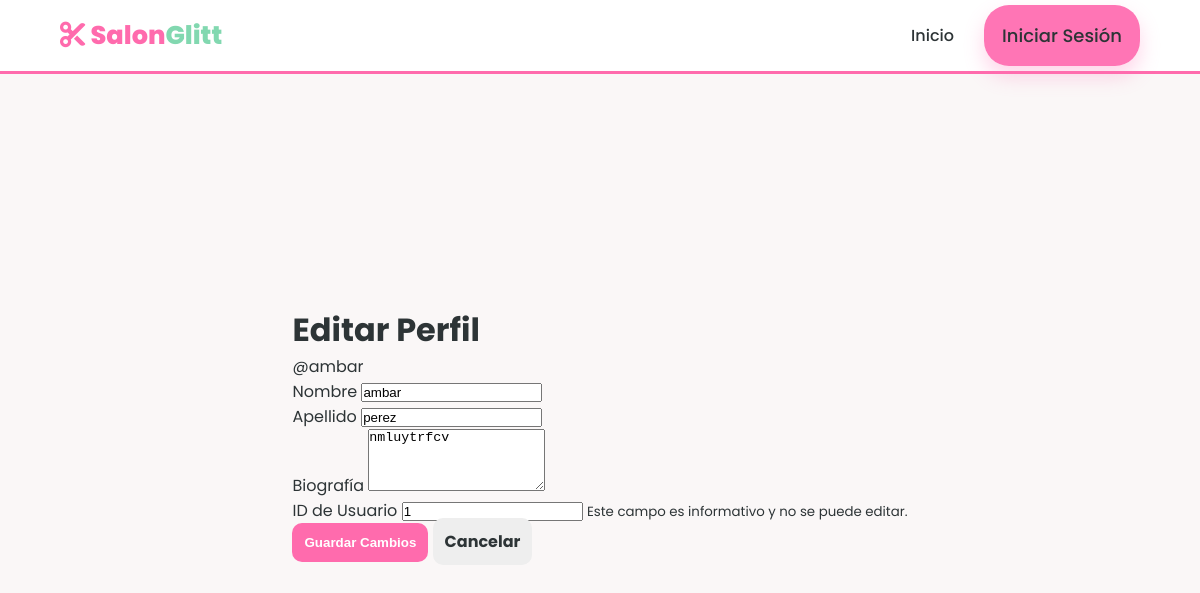
Page /perfil/edit/1 on the earlier database version.
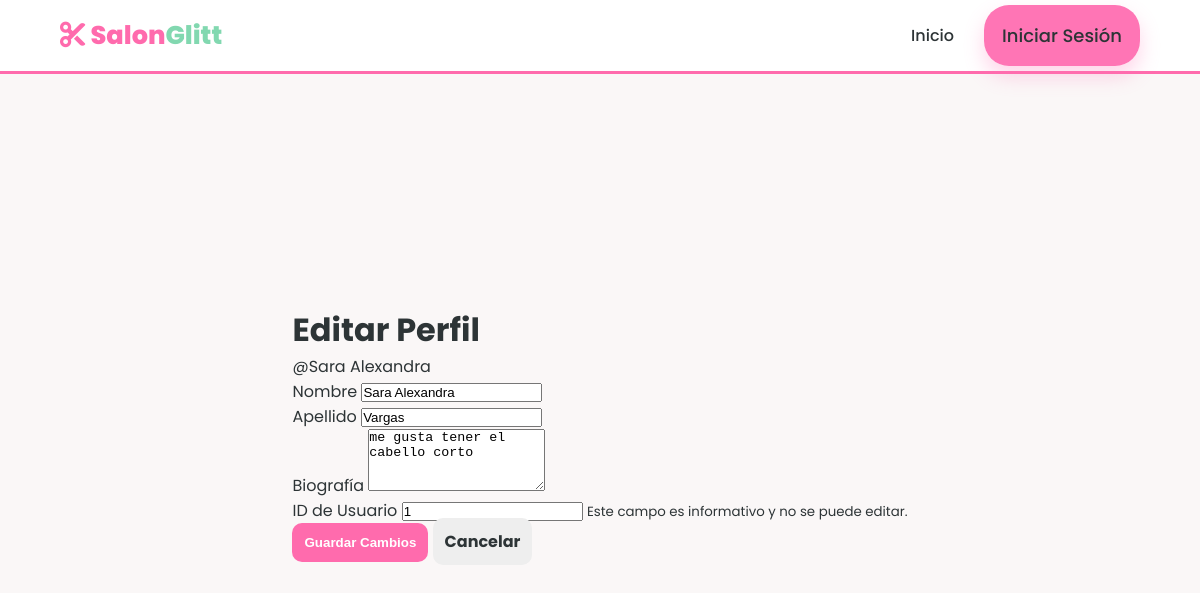
Same page on the later database version.
### app/models/usuario.py (models this page shows, shortened)
class User(db.Model, UserMixin):
    __tablename__='usuario'
    idusuario = db.Column(db.Integer, primary_key=True)
    nombreuser = db.Column(db.String(100), unique=True, nullable=False)
    email = db.Column(db.String(100), unique=True, nullable=False)
    password_hash = db.Column(db.String(250), nullable=False)
    telefono = db.Column(db.String(20), nullable=True)
    rol = db.Column(db.String(20), nullable=False, default='cliente')
    citas = db.relationship('Citas', backref='cliente', lazy=True)
    perfil_asociado = db.relationship('Perfil', back_populates='user', uselist=False)
    agenda = db.relationship('Agenda', back_populates='usuario', uselist=False)
    recordatorios = db.relationship('Recordatorios', backref='cliente', lazy=True)

### app/models/perfil.py (models this page shows, shortened)
class Perfil(db.Model):
    __tablename__ = 'perfiles'
    id = db.Column(db.Integer, primary_key=True)
    nombre = db.Column(db.String(50), nullable=False)
    apellido = db.Column(db.String(50), nullable=True)
    bio = db.Column(db.Text, nullable=True)
    idusuario = db.Column(db.Integer, db.ForeignKey('usuario.idusuario'), nullable=False, unique=True)
    user = db.relationship('User', back_populates='perfil_asociado')

### app/routes/perfil_route.py (the view, shortened to what this page needs)
@bp.route('/edit/<int:id>', methods=['GET', 'POST'])
def edit(id):
    perfil = Perfil.query.get_or_404(id)
    return render_template('perfil/edit.html', perfil=perfil)

### app/templates/perfil/edit.html
{% extends "base.html" %}
{% block body_class %}profile-page{% endblock %}
{% block extra_css %}
<link rel="stylesheet" href="{{ url_for('static', filename='css/perfil.css') }}">
{% endblock %}
{% block content %}
<div class="profile-container">
    <div class="profile-card">
        <header class="profile-card__header">
            <h1 class="profile-card__title">Editar Perfil</h1>
            <p class="profile-card__subtitle">@{{ perfil.user.nombreuser }}</p>
        </header>
        <form method="POST" class="profile-form">
            <div class="profile-form__group">
                <label for="nombre" class="profile-form__label">Nombre</label>
                <input type="text" name="nombre" id="nombre"
                       class="profile-form__input"
                       value="{{ perfil.nombre }}" required>
            </div>
            <div class="profile-form__group">
                <label for="apellido" class="profile-form__label">Apellido</label>
                <input type="text" name="apellido" id="apellido"
                       class="profile-form__input"
                       value="{{ perfil.apellido }}">
            </div>
            <div class="profile-form__group">
                <label for="bio" class="profile-form__label">Biografía</label>
                <textarea name="bio" id="bio"
                          class="profile-form__textarea"
                          rows="4">{{ perfil.bio }}</textarea>
            </div>
            <div class="profile-form__group">
                <label class="profile-form__label profile-form__label--disabled">ID de Usuario</label>
                <input type="text" class="profile-form__input profile-form__input--readonly"
                       value="{{ perfil.idusuario }}" readonly>
                <small class="profile-form__help">Este campo es informativo y no se puede editar.</small>
            </div>
            <div class="profile-form__actions">
                <button type="submit" class="btn-submit">Guardar Cambios</button>
                <a href="{{ url_for('perfil.perfil_usuario') }}" class="btn-cancel">Cancelar</a>
            </div>
        </form>
    </div>
</div>
{% endblock %}

### app/templates/base.html (shortened to what this page needs)
<!DOCTYPE html>
<html lang="es">
<head>
    <link rel="stylesheet" href="https://cdnjs.cloudflare.com/ajax/libs/font-awesome/6.0.0/css/all.min.css">
    <link rel="stylesheet" href="{{ url_for('static', filename='css/style.css') }}">
    {% block extra_css %}{% endblock %}
</head>
<body class="{% block body_class %}{% endblock %}">
    <header class="main-header">
        <nav class="nav-container">
            <div class="nav-logo">
             <a href="{{ url_for('user.inicio') }}">
                    <i class="fas fa-scissors"></i> Salon<span>Glitt</span>
                </a>
            </div>
            <ul class="nav-links">
                <li><a href="{{ url_for('user.inicio') }}">Inicio</a></li>
                {% if current_user.is_authenticated %}
                    <li><a href="{{ url_for('auth.logout') }}">Cerrar Sesión</a></li>
                {% else %}
                    <li><a href="{{ url_for('auth.login') }}" class="btn-login">Iniciar Sesión</a></li>
                {% endif %}
            </ul>
        </nav>
    </header>
    <main class="content-wrapper">
        {% block content %}{% endblock %}
    </main>
</body>
</html>

### app/static/css/style.css (style rules this page uses)
:root { --primary-color: #ff6bad; --secondary-color: #f8a5c2; --accent-color: #82d8b0; --dark-text: #2d3436; --light-bg: #fff5f8; --white: #ffffff; }
* { margin: 0; padding: 0; box-sizing: border-box; }
html, body { height: 100%; font-family: 'Segoe UI', Tahoma, Geneva, Verdana, sans-serif; background-color: var(--light-bg); color: var(--dark-text); }
.nav-container { background: var(--white); padding: 1rem 5%; display: flex; justify-content: space-between; align-items: center; box-shadow: 0 4px 12px rgba(255, 107, 173, 0.1); border-bottom: 3px solid var(--primary-color); }
.nav-logo a { text-decoration: none; font-size: 1.6rem; font-weight: 800; color: var(--primary-color); }
.nav-logo span { color: var(--accent-color); }
.nav-links { list-style: none; display: flex; gap: 30px; align-items: center; }
.nav-links a { text-decoration: none; color: var(--dark-text); font-weight: 500; transition: 0.3s; }
.login-form__button, .btn-login { width: 100%; padding: 18px; background: #ff75b5; color: white; border: none; border-radius: 25px; font-weight: bold; font-size: 18px; cursor: pointer; box-shadow: 0 10px 20px rgba(255, 117, 181, 0.3); margin-top: 10px; }
.btn-submit { flex: 2; background: var(--primary-color); color: white; border: none; padding: 12px; border-radius: 10px; font-weight: bold; cursor: pointer; transition: background 0.3s; }
.btn-cancel { flex: 1; text-align: center; background: #eee; color: var(--dark-text); text-decoration: none; padding: 12px; border-radius: 10px; font-weight: bold; line-height: 1.5; }

### app/static/css/perfil.css (style rules this page uses)
body.profile-page { --rosa-metalico-light: #f5d0cc; --rosa-metalico-base: #e5b0a3; --rosa-metalico-dark: #c58e7f; --rosa-metalico-gradient: linear-gradient(135deg, #e5b0a3 0%, #f5d0cc 50%, #c58e7f 100%); --text-color: #4a4a4a; --bg-body: #faf7f7; --gold-accent: #d4a373; --glass-bg: rgba(255, 250, 250, 0.75); --glass-border: rgba(255, 255, 255, 0.4); --shadow: 0 8px 32px rgba(224, 176, 176, 0.1); font-family: 'Poppins', sans-serif; background-color: #faf7f7; }
body.profile-page .profile-container { display: flex; justify-content: center; align-items: center; min-height: 90vh; padding: 20px; background-color: var(--bg-body); }

Differences in the rows shown:
changed User: user.nombreuser "ambar" → "Sara Alexandra"
changed Perfil: nombre "ambar" → "Sara Alexandra"; apellido "perez" → "Vargas"; bio "nmluytrfcv" → "me gusta tener el cabello corto"
